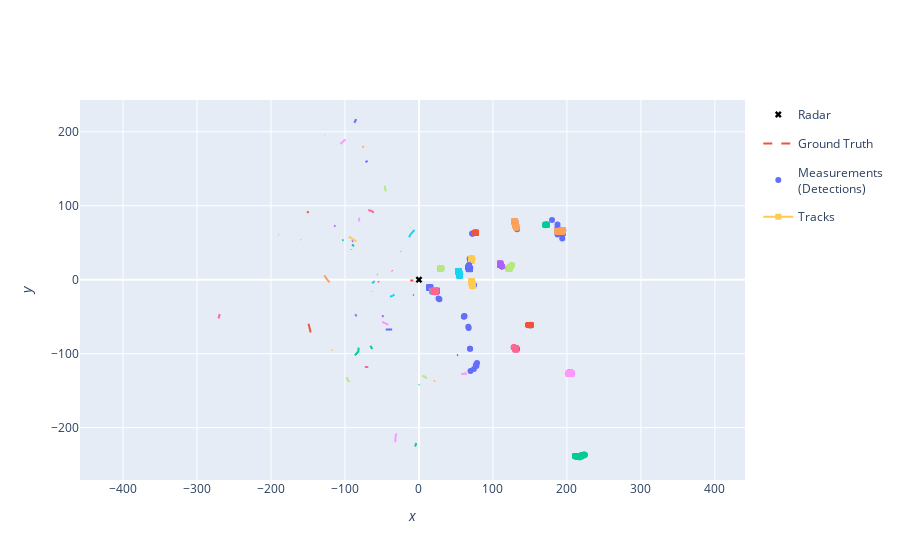

Notebook code cell kept with this figure:
### Markdown cell above
## Plot simulation results

### Code cell
from stonesoup.plotter import Plotterly

plotter = Plotterly()
plotter.plot_sensors(radar, "Radar")
plotter.plot_ground_truths(all_truths, [0, 2])
plotter.plot_measurements(all_measurements, [0, 2])
plotter.plot_tracks(all_tracks, [0,2])

plotter.fig
